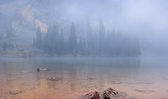
%> input picture 2_4/Eikona4.jpg, 168 x 99 px, shrunk from 1024 x 600 before the run
$ octave ex2_4RGB.m   (GNU Octave 9; MATLAB toolbox functions it lacks are replaced by stand-ins)
%> lines starting %> are read from the running program, lines starting %| are printed output that depends on the picture
### 2_4/eqhist.m
function [ equalizedImage ] = eqhist( I)
% EQHIST Equalize histogram given original image.

[m,n] =  size(I);

equalizedImage = zeros(m, n);
hist = computehist(I);

for row = 1:m
    for col = 1:n
        equalizedImage(row, col) = floor(255 * sum(hist(1:I(row, col) + 1)));
    end
end

equalizedImage = uint8(equalizedImage);

end

### 2_4/computehist.m
function [ myHist ] = computehist( I )
%COMPUTEHIST Compute histogram of given image.

[m,n] = size(I);

myHist = zeros(1, 256);

for lum = 0:255
    myHist(lum + 1) = sum(sum(I == lum));
end

myHist = myHist / (m * n);

end

### 2_4/extendI.m
function [ extI ] = extendI( I, windowSize )
%EXTENDI Extends the image on each edge
%It mirrors the image on each edge to process it with a window.

[m,n] = size(I);

extI = zeros(m +  2 * (round(windowSize/2) - 1), n + 2 * (round(windowSize/2) - 1));
extI(round(windowSize/2):m + round(windowSize/2) - 1, round(windowSize/2):n + round(windowSize/2) - 1) = I;
%top rows
extI(1:round(windowSize/2) - 1, round(windowSize/2):n + (round(windowSize/2) - 1)) = flipud(I(2:round(windowSize/2), :));
%bottom rows
extI(m + round(windowSize/2):m +  2 * (round(windowSize/2) - 1), round(windowSize/2):n + (round(windowSize/2) - 1)) = flipud(I(m - (round(windowSize/2) - 1):m - 1, :));
%left column
extI(round(windowSize/2):m + (round(windowSize/2) - 1), 1:round(windowSize/2) - 1) = fliplr(I(:, 2:round(windowSize/2)));
%right column
extI(round(windowSize/2):m + (round(windowSize/2) - 1), n + round(windowSize/2):n +  2 * (round(windowSize/2) - 1)) = fliplr(I(:, n - (round(windowSize/2) - 1):n - 1));
%top left corner
extI(1:round(windowSize/2)-1, 1:round(windowSize/2)-1) = rot90(I(2:1+round(windowSize/2)-1, 2:1+round(windowSize/2)-1), 2);
%top right corner
extI(1:round(windowSize/2)-1, n + round(windowSize/2):end) = rot90(I(2:round(windowSize/2), n - (round(windowSize/2)-1):n-1), 2);
%bottom left corner
extI(m + round(windowSize/2):end, 1:round(windowSize/2)-1) = rot90(I(m - (round(windowSize/2)-1):m-1, 2:1+round(windowSize/2)-1), 2);
%bottom right corner
extI(m + round(windowSize/2):end, n + round(windowSize/2):end) = rot90(I(m - (round(windowSize/2)-1):m-1, n - (round(windowSize/2)-1):n-1), 2);


end

### 2_4/localeqhist.m
function [ equalizedImage ] = localeqhist( I, windowSize )
%LOCALEQHIST Equalize histogram given original image and its histogram.
[m,n] = size(I);
extendedImage = extendI(I, windowSize);

equalizedImage = uint8(zeros(m, n));

for row = round(windowSize/2):m + (round(windowSize/2) - 1)
    for col = round(windowSize/2):n + (round(windowSize/2) - 1)
        rowStart = row - (round(windowSize/2) - 1);
        rowEnd = row + round(windowSize/2) - 1;
        colStart = col - (round(windowSize/2) - 1);
        colEnd = col + round(windowSize/2) - 1;

        localHist = zeros(1, 256);
        for rowInd = rowStart:rowEnd
            for colInd = colStart:colEnd
                index = extendedImage( rowInd, colInd ) + 1;
                localHist(index) = localHist(index) + 1;
            end
        end
        cdfValue = sum(localHist(1:extendedImage( row, col ) + 1)) / (windowSize * windowSize);
        equalizedImage(row - (round(windowSize/2) - 1), col - (round(windowSize/2) - 1)) = floor(255 * cdfValue);
    end
end
end

### 2_4/ex2_4RGB.m
%%  2.4 init
clear all; close all; clc;

%% load image
I = imread('Eikona4.jpg'); %read image from file
%> I is the input picture: size 99x168x3 uint8; mean R, G, B 149.5, 153.5, 174.1
G = rgb2gray(I);
% I = im2double(I);
[n,m] = size(I);
%> n = 99; m = 504


figure;
imshow(I);
title('Original Image');
saveas(gcf, 'pic\original.png');

%% 2.4.1 RGB Global histogram eq
rHist = I(:,:,1);
gHist = I(:,:,2);
bHist = I(:,:,3);
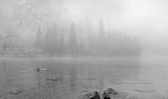
%> bHist: size 99x168 uint8; min 0, max 247, mean 174.1

%RGBHIST Histogram Plot

figure;
h(1) = histogram(rHist,'FaceColor','r'); hold on;
h(2) = histogram(gHist,'FaceColor','g'); hold on;
h(3) = histogram(bHist,'FaceColor','b'); hold on;
title('RGB image histogram');
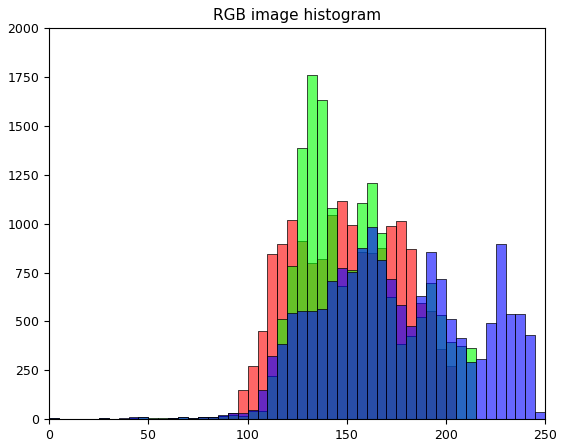
%> figure redrawn from the program's plot data; tallest bar 1113 high, from x = 145 to 150; tallest bar 1761 high, from x = 130 to 135; tallest bar 985 high, from x = 160 to 165
saveas(gcf, 'pic\a_rgb_his.png');

%global histogram equalization
eq_rHist = eqhist(rHist);
%> after the loop in computehist, `for lum = 0:255`: myHist = 256 values, max 235 at index 175, min 0 at index 1, mean 64.97
%> in computehist, `myHist = myHist / (m * n);`: myHist = 256 values, max 0.0141 at index 175, min 0 at index 1, mean 0.00391
%> in eqhist, `hist = computehist(I);`: hist has the same summary as myHist in computehist
%> after the loop in eqhist, `for row = 1:m`:
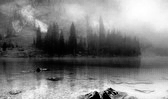
%> equalizedImage: size 99x168 double; min 0, max 255, mean 128.3
eq_gHist = eqhist(gHist);
%> in eqhist (call 2), `hist = computehist(I);`: hist = 256 values, max 0.0222 at index 138, min 0 at index 3, mean 0.00391
%> after the loop in eqhist (call 2), `for row = 1:m`:
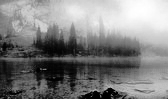
%> equalizedImage: size 99x168 double; min 0, max 255, mean 128.5
eq_bHist = eqhist(bHist);
%> in eqhist (call 3), `hist = computehist(I);`: hist = 256 values, max 0.013 at index 162, min 0 at index 4, mean 0.00391
%> after the loop in eqhist (call 3), `for row = 1:m`:
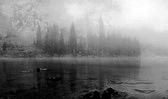
%> equalizedImage: size 99x168 double; min 0, max 255, mean 128
%reconstruct I
rI(:,:,1) = eq_rHist;
rI(:,:,2) = eq_gHist;
rI(:,:,3) = eq_bHist;
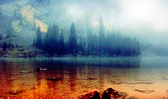
%> rI: size 99x168x3 uint8; mean R, G, B 128.3, 128.5, 128

figure;
imshow(rI);
title('Image after Global Histogram equalization');
saveas(gcf, 'pic\rgbimage_1eq.png');

figure;
rh(1) = histogram(eq_rHist,'FaceColor','r'); hold on;
rh(2) = histogram(eq_gHist,'FaceColor','g'); hold on;
rh(3) = histogram(eq_bHist,'FaceColor','b'); hold on;
title('Histogram after Global Histogram equalization');
%> figure, not shown here; tallest bar 821 high, from x = 220 to 230; tallest bar 957 high, from x = 90 to 100; tallest bar 755 high, from x = 70 to 80
saveas(gcf, 'pic\rgbhisteq.png');

%% Local Histogram Equalization
eq_rHist = localeqhist(rHist,25);
%> in extendI, `extI(m + round(windowSize/2):end, n + round(windowSize/2):end) = rot90..`:
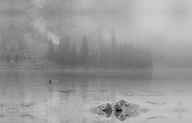
%> extI: size 123x192 double; min 9, max 204, mean 154.2
%> (the run ends here)
